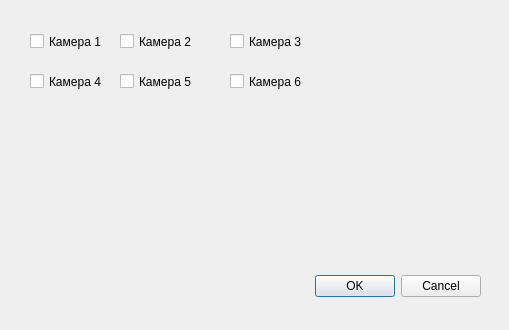
<?xml version="1.0" encoding="UTF-8"?>
<ui version="4.0">
 <class>Layout</class>
 <widget class="QDialog" name="Layout">
  <property name="geometry">
   <rect>
    <x>0</x>
    <y>0</y>
    <width>509</width>
    <height>330</height>
   </rect>
  </property>
  <property name="windowTitle">
   <string>Dialog</string>
  </property>
  <widget class="QDialogButtonBox" name="buttonBox">
   <property name="geometry">
    <rect>
     <x>0</x>
     <y>270</y>
     <width>481</width>
     <height>32</height>
    </rect>
   </property>
   <property name="orientation">
    <enum>Qt::Horizontal</enum>
   </property>
   <property name="standardButtons">
    <set>QDialogButtonBox::Cancel|QDialogButtonBox::Ok</set>
   </property>
  </widget>
  <widget class="QCheckBox" name="checkBox">
   <property name="geometry">
    <rect>
     <x>30</x>
     <y>30</y>
     <width>90</width>
     <height>23</height>
    </rect>
   </property>
   <property name="text">
    <string>Камера 1</string>
   </property>
  </widget>
  <widget class="QCheckBox" name="checkBox_2">
   <property name="geometry">
    <rect>
     <x>120</x>
     <y>30</y>
     <width>90</width>
     <height>23</height>
    </rect>
   </property>
   <property name="text">
    <string>Камера 2</string>
   </property>
  </widget>
  <widget class="QCheckBox" name="checkBox_3">
   <property name="geometry">
    <rect>
     <x>230</x>
     <y>30</y>
     <width>90</width>
     <height>23</height>
    </rect>
   </property>
   <property name="text">
    <string>Камера 3</string>
   </property>
  </widget>
  <widget class="QCheckBox" name="checkBox_4">
   <property name="geometry">
    <rect>
     <x>30</x>
     <y>70</y>
     <width>90</width>
     <height>23</height>
    </rect>
   </property>
   <property name="text">
    <string>Камера 4</string>
   </property>
  </widget>
  <widget class="QCheckBox" name="checkBox_5">
   <property name="geometry">
    <rect>
     <x>120</x>
     <y>70</y>
     <width>90</width>
     <height>23</height>
    </rect>
   </property>
   <property name="text">
    <string>Камера 5</string>
   </property>
  </widget>
  <widget class="QCheckBox" name="checkBox_6">
   <property name="geometry">
    <rect>
     <x>230</x>
     <y>70</y>
     <width>90</width>
     <height>23</height>
    </rect>
   </property>
   <property name="text">
    <string>Камера 6</string>
   </property>
  </widget>
 </widget>
 <resources/>
 <connections>
  <connection>
   <sender>buttonBox</sender>
   <signal>accepted()</signal>
   <receiver>Layout</receiver>
   <slot>accept()</slot>
   <hints>
    <hint type="sourcelabel">
     <x>248</x>
     <y>254</y>
    </hint>
    <hint type="destinationlabel">
     <x>157</x>
     <y>274</y>
    </hint>
   </hints>
  </connection>
  <connection>
   <sender>buttonBox</sender>
   <signal>rejected()</signal>
   <receiver>Layout</receiver>
   <slot>reject()</slot>
   <hints>
    <hint type="sourcelabel">
     <x>316</x>
     <y>260</y>
    </hint>
    <hint type="destinationlabel">
     <x>286</x>
     <y>274</y>
    </hint>
   </hints>
  </connection>
 </connections>
</ui>
